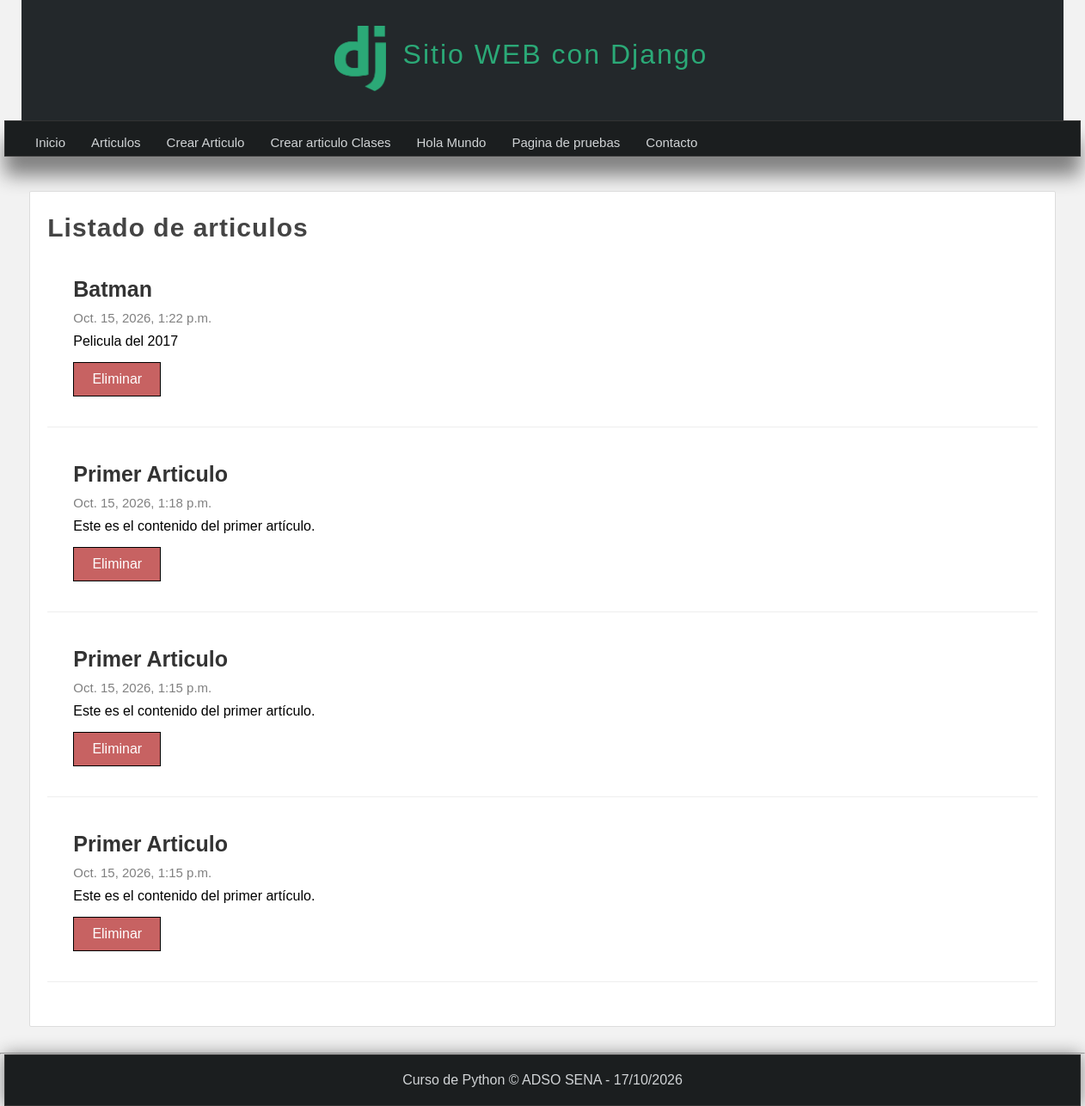
/articulos/, run on an earlier commit of the app's database.
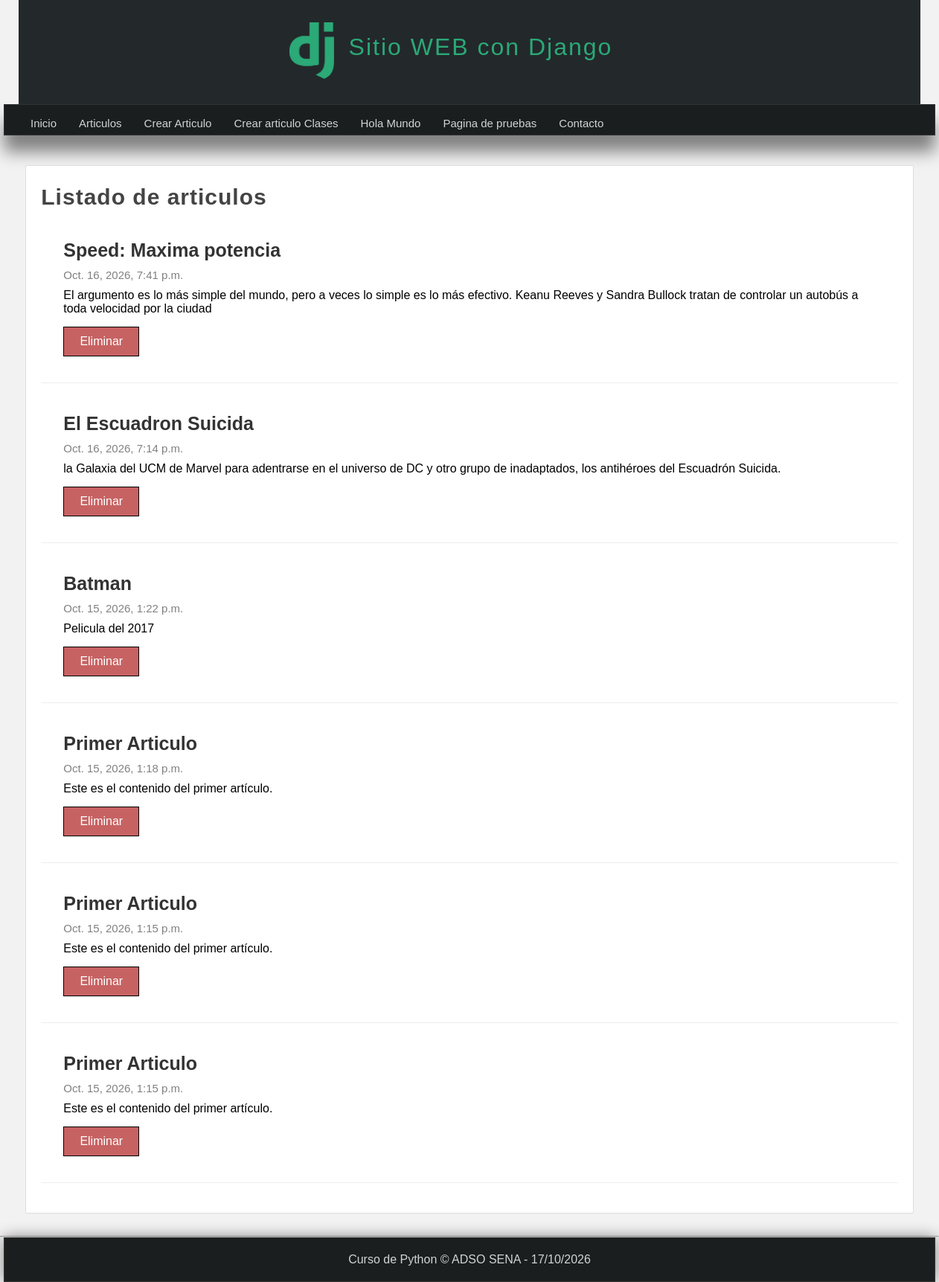
And on a later commit of the database.
### miapp/models.py (models this page shows, shortened)
class Article(models.Model):
    title = models.CharField(max_length=100, verbose_name="Titulo")
    content = models.TextField(verbose_name="Contenido")
    image = models.ImageField(default='null', verbose_name="Imagen", upload_to="articles")
    public = models.BooleanField(verbose_name="¿Publicado?")
    created_at = models.DateTimeField(auto_now_add=True)
    updated_at = models.DateTimeField(auto_now=True)
    class Meta:
        verbose_name = "Articulo"
        verbose_name_plural = "Articulos"

### miapp/views.py (the view)
# urls.py: path('articulos/', views.articulos, name="articulos"),
def articulos(request): # Creacion de la vista de articulos
    articulos = Article.objects.filter(public=True).order_by('-id') #En este caso no usamos el metodo get si no el metodo all()
    """
    articulos = Article.objects.all()

    articulos = Article.objects.filter(title__contains="articulo")

    articulos = Article.objects.filter(title="Articulo", public=False)

    articulos = Article.objects.raw("SELECT * FROM miapp_article WHERE title='Articulo' AND public=0")
    """
    return render(request, 'articulos.html', {
        'articulos': articulos
    })

### miapp/templates/articulos.html (shortened to what this page needs)
{% extends "layout.html" %}
{% block content %}
<h1 class="title">Listado de articulos</h1>
    {% for articulo in articulos %}
        <article class="article-item">
            <div class="data">
                <h2>{{ articulo.title }}</h2>
                <span class="date">{{articulo.created_at}}</span>
                <p>
                    {{ articulo.content }}
                    <a href="{% url 'borrar_articulo' id=articulo.id %}" class="btn btn-delete">Eliminar</a>
                </p>
            </div>
        </article>
    {% endfor %}
{% endblock %}

### miapp/templates/layout.html (shortened to what this page needs)
{% load static %}
<!DOCTYPE html>
<html lang="en">
<head>
    <link rel="stylesheet" href="{% static 'css/styles.css' %}">
</head>
<body>
    <header>
        <div id="logotipo">
            <img src="{% static 'images/django.png' %}" alt="Logo Django">
            <h1>Sitio WEB con Django</h1>
        </div>
    </header>
    <nav>
        <ul>
            <li>
                <a href="{% url 'index' %}">Inicio</a>
            </li>
            <li>
                <a href="{% url 'articulos' %}">Articulos</a>
            </li>
            <li>
                <a href="{% url 'create' %}">Crear Articulo</a>
            </li>
            <li>
                <a href="{% url 'create_full' %}">Crear articulo Clases</a>
            </li>
            <li>
                <a href="{% url 'hola_mundo' %}">Hola Mundo</a>
            </li>
            <li>
                <a href="{% url 'pagina' %}">Pagina de pruebas</a>
            </li>
            <li>
                <a href="{% url 'contacto' %}">Contacto</a>
            </li>
        </ul>
    </nav>
    <div id="content">
        <div class="box">
            {% block content %}{% endblock %}
        </div>
    </div>
    <hr>
    <footer>
        Curso de Python &copy; ADSO SENA - {% now "d/m/Y" %}
    </footer>
</body>
</html>

### miapp/static/css/styles.css (style rules this page uses)
* { margin: 0px; padding: 0px; font-family: Arial, Helvetica, sans-serif; text-decoration: none; }
p, h2, h3, ul { margin-top: 5px; margin-bottom: 5px; }
ul, ol { margin-left: 20px; margin-bottom: 10px; }
body { background-color: #f2f2f2; }
header { width: 1212px; height: 140px; background-color: #23282b; margin: 0px auto; }
#logotipo { width: 40%; height: 130px; margin: 0px auto; padding-top: 10px; }
#logotipo img { display: block; width: 60px; float: left; margin-top: 20px; }
#logotipo h1 { display: block; float: left; margin-top: 35px; margin-left: 20px; letter-spacing: 2px; font-weight: lighter; color: #2ba977; }
nav { width: 1250px; height: 40px; background-color: #1b1e1f; border:#333333 1px solid; margin: 0 auto; box-shadow: 0px 22px 22px gray; font-size: 15px; }
nav ul { list-style: none; text-decoration: 40px; }
nav ul li { line-height: 40px; float: left; }
nav ul li a { display: block; padding-left: 15px; padding-right: 15px; color: #d1d4d6; }
#content { width: 1212px; min-height: 930px; margin: 0 auto; margin-bottom: 30px; margin-top: 40px; }
.box { background: white; min-height: 930px; width: 95%; padding: 20px; border: 1px solid #ddd; border-radius: 2px; margin: 0 auto; }
.title { color: #444; letter-spacing: 1px; font-size: 30px; margin-bottom: 10px; margin-top: 5px; }
.article-item { margin-bottom: 20px; margin-top: 20px; padding: 15px; border-bottom: 1px solid #eee; clear:both; }
.article-item .data { float: left; padding: 15px; padding-top: 0px; }
.article-item h2 { display: block; font-size: 25px; color: #333333; margin-bottom: 10px; }
.article-item span.date { display: block; font-size: 15px; color: gray; margin-bottom: 10px; }
.btn { padding: 10px; background: rgb(199, 98, 98); color: white; border: 1px solid black; display: block; margin-top: 15px; width: 80px; text-align: center; }
footer { width: 1250px; background-color: #1b1e1f; border: 1px solid #333333; color: #d1d4d6; text-align: center; padding-top: 20px; margin: 0 auto; padding-bottom: 20px; box-shadow: 0px 0px 20px gray; }

What changed in the data, as far as the page shows it:
added Article: title "Speed: Maxima potencia", created_at "Oct. 16, 2026, 7:41 p.m.", content "El argumento es lo más simple del mundo, pero a veces lo simple es lo más efectivo. Keanu Reeves y Sandra Bullock tratan de controlar un autobús a toda velocidad por la ciudad"
added Article: title "El Escuadron Suicida", created_at "Oct. 16, 2026, 7:14 p.m.", content "la Galaxia del UCM de Marvel para adentrarse en el universo de DC y otro grupo de inadaptados, los antihéroes del Escuadrón Suicida."
